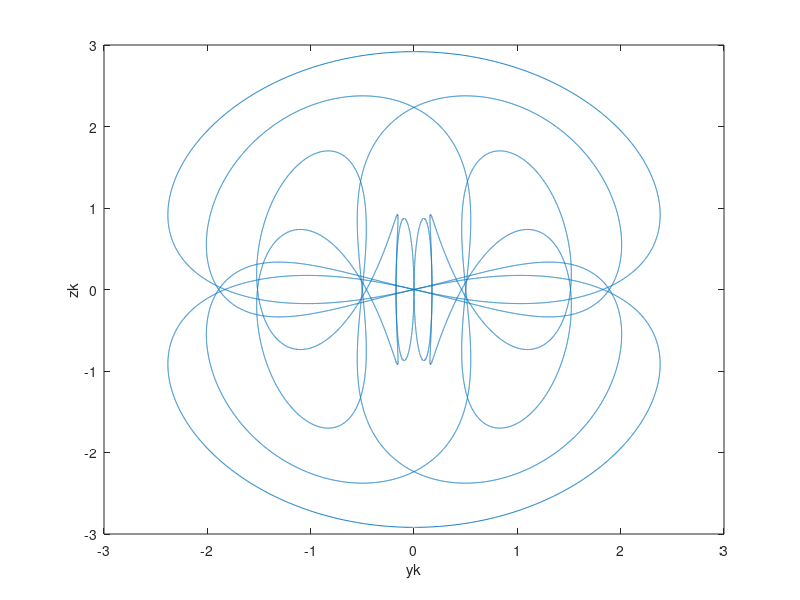

Here is the MATLAB script that generated this plot:
% calculation of effective floquet Hamiltonian of transverse Ising model
% with alternating transverse field

clear;
clc;
format long
tic;

%% paramter
L = 1e5;
J = 1;
g1 = 1;
g2 = -1;
% k = (2/L:2/L:1)';
k = (1/L:2/L:(L-1)/L)';
dk = 2*pi/L;
x = (0:L)';
xx = (1:L)';
% dt_all = 0.001:0.001:1;
dt = 5*pi/(2*sqrt(2));
% dt = 100;

%% constructing evolution operator

ck = cospi(k);
sk = sinpi(k);
fact = sqrt(g1^2+J^2+2*g1*J*ck);
sf = sin(2*fact*dt)./fact;

expHkp_11 = cos(2*dt*fact) - 1i*(g1+J*ck).*sf;
expHkp_22 = conj(expHkp_11);
expHkp_12 = -J*sk.*sf;
expHkp_21 = -expHkp_12;

fact = sqrt(g2^2+J^2+2*g2*J*ck);
sf = sin(2*fact*dt)./fact;

expHkm_11 = cos(2*dt*fact) - 1i*(g2+J*ck).*sf;
expHkm_22 = conj(expHkm_11);
expHkm_12 = -J*sk.*sf;
expHkm_21 = -expHkm_12;

% fact = sqrt(g1^2+J^2+2*g1*J*ck);
% sf = sin(2*fact*(dt-t0))./fact;
%
% expHk2_11 = cos(2*(dt-t0)*fact) - 1i*(g1+J*ck).*sf;
% expHk2_22 = conj(expHk2_11);
% expHk2_12 = -J*sk.*sf;
% expHk2_21 = -expHk2_12;

expH_11 = expHkm_11.*expHkp_11 + expHkm_12.*expHkp_21;
expH_12 = expHkm_11.*expHkp_12 + expHkm_12.*expHkp_22;
expH_21 = expHkm_21.*expHkp_11 + expHkm_22.*expHkp_21;
expH_22 = expHkm_21.*expHkp_12 + expHkm_22.*expHkp_22;

% expH_11 = expHk2_11.*expH_11 + expHk2_12.*expH_21;
% expH_12 = expHk2_11.*expH_12 + expHk2_12.*expH_22;
% expH_21 = expHk2_21.*expH_11 + expHk2_22.*expH_21;
% expH_22 = expHk2_21.*expH_12 + expHk2_22.*expH_22;

a = real(expH_11);
b = imag(expH_11);
c = real(expH_12);
d = imag(expH_12);
fact = sqrt(b.^2 + c.^2 + d.^2);

H_eff_11 = real(1i*((fact-b).*log(a-1i*fact) + (fact+b).*log(a+1i*fact))./(2*fact));
% H_eff_22 = ((fact+b).*log(a-1i*fact) + (fact-b).*log(a+1i*fact))./(2*fact)/(2*T);
H_eff_22 = -H_eff_11;
H_eff_12 = -(c+d*1i).*(log(a-1i*fact)-log(a+1i*fact))./(2*fact);
H_eff_21 = conj(H_eff_12);

spe = zeros(2,L/2);

zk = H_eff_11;
yk = imag(H_eff_12);

% dy = (yk - circshift(yk,-1));
% dz = (zk - circshift(zk,-1));
dy = (circshift(yk,1) - circshift(yk,-1))/2;
dz = (circshift(zk,1) - circshift(zk,-1))/2;
r2 = yk.^2+zk.^2;
temp = 2*(zk.*dy - yk.*dz)./r2/(2*pi);
WN = sum(temp);

ftitle = strcat('L = ', num2str(L),', g1 = ', num2str(g1),', g2 = ', num2str(g2));
figure('Name',ftitle);
set(gcf, 'position', [250 70 1400 900]);
plot([yk;-yk],[zk;-zk])
xlabel('yk')
ylabel('zk')


toc;